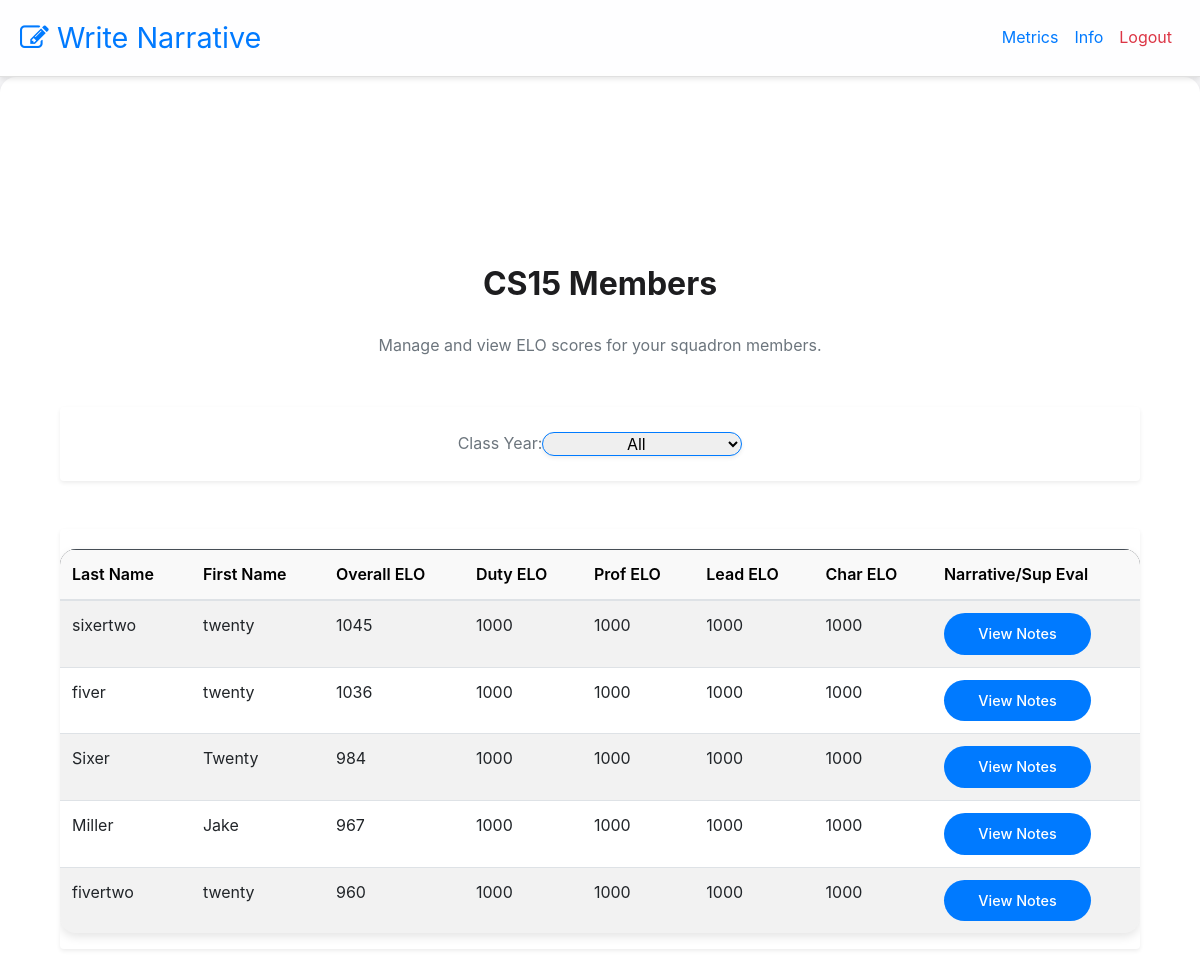
The app's page /admin-dashboard (signed in), older data.
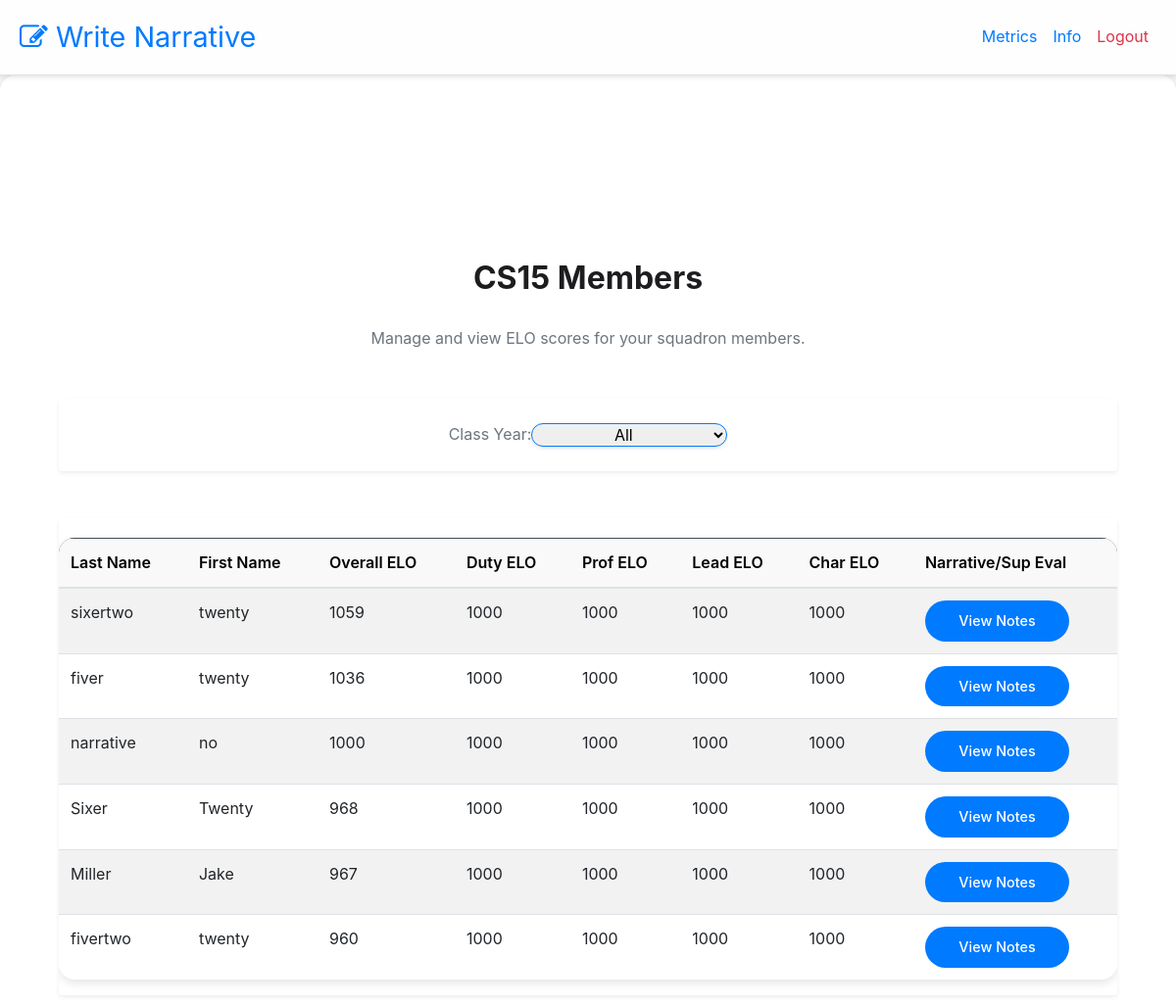
The same page, newer data.
### website/models.py (models this page shows)
class Stratification(db.Model):
    id = db.Column(db.Integer, primary_key=True)
    overall_elo = db.Column(db.Integer)
    duty_perform_elo = db.Column(db.Integer)
    professionalism_elo = db.Column(db.Integer)
    leadership_elo = db.Column(db.Integer)
    character_elo = db.Column(db.Integer)
    num_comparisons = db.Column(db.Integer, default=0) #used to balance user comparisons
    comparison_history = db.Column(JSON, default=list)  # New field to track comparisons
    user_id = db.Column(db.Integer, db.ForeignKey('user.id'))

class User(db.Model, UserMixin):
    id = db.Column(db.Integer, primary_key=True)
    email = db.Column(db.String(150), unique=True)
    password = db.Column(db.String(150))
    first_name = db.Column(db.String(150))
    last_name = db.Column(db.String(150))
    notes = db.relationship('Note')
    supervisor_notes = db.relationship('Supervisor_Notes')
    feedback = db.relationship('Feedback')
    stratification = db.relationship('Stratification')
    info = db.relationship('Info')

### website/views.py (the view)
@views.route('/admin-dashboard', methods=['GET'])
@login_required
def admin_dashboard():
    class_year = request.args.get('class_year', type=int)
    admin_info = Info.query.filter_by(user_id=current_user.id).first()
    if not admin_info:  # Ensure the current user is an admin
        return "Unauthorized Access", 403
    query = db.session.query(
        User.first_name,
        User.last_name,
        Stratification.overall_elo,
        Stratification.duty_perform_elo,
        Stratification.professionalism_elo,
        Stratification.leadership_elo,
        Stratification.character_elo,
        Note.data.label("note_data"),
        Supervisor_Notes.data.label("supervisor_data")
    ).join(Info, User.id == Info.user_id) \
        .join(Stratification, User.id == Stratification.user_id, isouter=True) \
        .join(Note, User.id == Note.user_id, isouter=True) \
        .join(Supervisor_Notes, User.id == Supervisor_Notes.user_id, isouter=True) \
        .filter(Info.squadron == admin_info.squadron)
    print(class_year)
    if class_year:
        query = query.filter(Info.class_year == class_year)
    users = query.order_by(Stratification.overall_elo.desc().nullslast(), User.last_name, User.first_name).all()
    return render_template("admin_dashboard.html", users=users, squadron=admin_info.squadron, class_year=class_year)

### website/templates/admin_dashboard.html (shortened to what this page needs)
{% extends "base.html" %}
{% block content %}
<div class="container mt-5">
    <div class="text-center mb-5">
        <h1>
            CS{{ squadron }} Members
        </h1>
        <p class="text-muted">Manage and view ELO scores for your squadron members.</p>
    </div>
    <div class="d-flex justify-content-center align-items-center mb-5 gap-4 p-4 rounded shadow-sm"
     style="background-color: transparent;">
        <label for="classYearDropdown" class="form-label fw-bold mb-0 text-secondary">Class Year:</label>
        <select id="classYearDropdown"
                class="form-select w-auto rounded-pill shadow-sm border-primary text-center"
                style="min-width: 200px;"
                onchange="filterUsers()">
            <option value="" {% if class_year is none %}selected{% endif %}>  All</option>
        </select>
    </div>
    <div id="userTable">
        {% if users %}
            <div class="table-responsive shadow-sm rounded">
                <table class="table table-striped table-hover align-middle">
                    <thead class="table-dark">
                        <tr>
                            <th>Last Name</th>
                            <th>First Name</th>
                            <th>Overall ELO</th>
                            <th>Duty ELO</th>
                            <th>Prof ELO</th>
                            <th>Lead ELO</th>
                            <th>Char ELO</th>
                            <th>Narrative/Sup Eval</th>
                        </tr>
                    </thead>
                    <tbody>
                        {% for user in users %}
                            <tr>
                                <td>{{ user.last_name }}</td>
                                <td>{{ user.first_name }}</td>
                                <td>{{ user.overall_elo if user.overall_elo is not none else 'N/A' }}</td>
                                <td>{{ user.duty_perform_elo if user.duty_perform_elo is not none else 'N/A' }}</td>
                                <td>{{ user.professionalism_elo if user.professionalism_elo is not none else 'N/A' }}</td>
                                <td>{{ user.leadership_elo if user.leadership_elo is not none else 'N/A' }}</td>
                                <td>{{ user.character_elo if user.character_elo is not none else 'N/A' }}</td>
                                <td colspan="2">
                                    <button class="btn btn-outline-primary-black btn-sm rounded-pill" style = "width: 80%"
                                            onclick="showNoteModal(`{{ user.note_data }}`, `{{ user.supervisor_data }}`)">
                                        View Notes
                                    </button>
                                </td>
                            </tr>
                        {% endfor %}
                    </tbody>
                </table>
            </div>
        {% else %}
            <div class="alert alert-warning text-center">No users found</div>
        {% endif %}
    </div>
</div>
{% endblock %}

### website/templates/base.html (shortened to what this page needs)
<!DOCTYPE html>
<html lang="en">
  <head>
    <link
      rel="stylesheet"
      href="https://stackpath.bootstrapcdn.com/bootstrap/4.4.1/css/bootstrap.min.css"
    />
    <link
      rel="stylesheet"
      href="https://stackpath.bootstrapcdn.com/font-awesome/4.7.0/css/font-awesome.min.css"
    />
    <link rel="stylesheet" href="{{ url_for('static', filename='css/styles.css') }}">
  </head>
  <body>
    <nav class="navbar navbar-expand-lg">
      <a class="navbar-brand" href="/">
        <i class="fa fa-pencil-square-o text-blue"></i>&nbsp;
        <span class="text-blue">Write Narrative</span>
      </a>
      <div class="collapse navbar-collapse" id="navbar">
        <div class="navbar-nav ml-auto">
          {% if user.is_authenticated and info and info.admin is not none %}
          <a class="nav-item nav-link" href="/info">Info</a>
              <a class="nav-item nav-link" href="/metrics">Metrics</a>
          <a class="nav-item nav-link" href="/admin-dashboard">Admin Dashboard</a>
          <a class="nav-item nav-link" href="/select-phase">Stratify Users</a>
          <a class="nav-item nav-link text-danger" href="/logout">Logout</a>
          {% elif user.is_authenticated %}
          <a class="nav-item nav-link" href="/metrics">Metrics</a>
          <a class="nav-item nav-link" href="/info">Info</a>
          <a class="nav-item nav-link text-danger" href="/logout">Logout</a>
          {% else %}
          <a class="nav-item nav-link" href="/login">Login</a>
          <a class="nav-item nav-link" href="/sign-up">Sign Up</a>
          {% endif %}
        </div>
      </div>
    </nav>
    <div class="content container">
        <div class="container">{% block content %} {% endblock %}</div>
  </body>
</html>

### website/static/css/styles.css (style rules this page uses)
* { margin: 0; padding: 0; box-sizing: border-box; }
body { font-family: -apple-system, BlinkMacSystemFont, "Segoe UI", "Helvetica Neue", Arial, sans-serif; font-size: 16px; background-color: #f5f5f7; color: #333333; line-height: 1.6; margin: 0; padding: 0; }
.navbar { display: flex; justify-content: space-between; align-items: center; flex-wrap: wrap; background-color: rgba(255, 255, 255, 0.95); padding: 10px 20px; position: relative; border-bottom: 1px solid #e0e0e0; box-shadow: 0 2px 5px rgba(0, 0, 0, 0.1); z-index: 100; }
.navbar-brand { font-size: 1.8rem; color: #1d1d1f; display: flex; align-items: center; }
button, .btn { background-color: #007aff; color: #ffffff; font-size: 0.9rem; font-weight: 500; padding: 10px 20px; border-radius: 12px; border: none; cursor: pointer; transition: all 0.3s ease-in-out; }
.content { padding: 40px 20px; background: #ffffff; border-radius: 16px; box-shadow: 0px 4px 10px rgba(0, 0, 0, 0.1); margin: 20px auto; max-width: 1000px; }
h1, h2, h3, h4 { font-weight: 600; color: #1d1d1f; margin: 20px 0; }
h1 { font-size: 2rem; }
table { width: 100%; border-collapse: collapse; margin: 20px 0; background: #ffffff; border-radius: 16px; box-shadow: 0px 4px 10px rgba(0, 0, 0, 0.1); overflow: hidden; }
table th { background-color: #f9f9f9; font-weight: 600; color: #000000; }
table th { background-color: #f9f9f9; font-weight: 600; }
a { color: #007aff; text-decoration: none; }
.container { max-width: 1200px; margin: 0 auto; padding: 40px 20px; }
.container h1 { font-size: 2rem; font-weight: bold; color: #1d1d1f; margin-bottom: 30px; text-align: center; }
.text-blue { color: #007aff; }

Row changes from the older to the newer data that the page shows:
changed Stratification "sixertwo": overall_elo "1045" → "1059"
added Stratification: last_name "narrative", first_name "no", overall_elo "1000", duty_perform_elo "1000", professionalism_elo "1000", leadership_elo "1000", character_elo "1000"
changed Stratification "Sixer": overall_elo "984" → "968"
